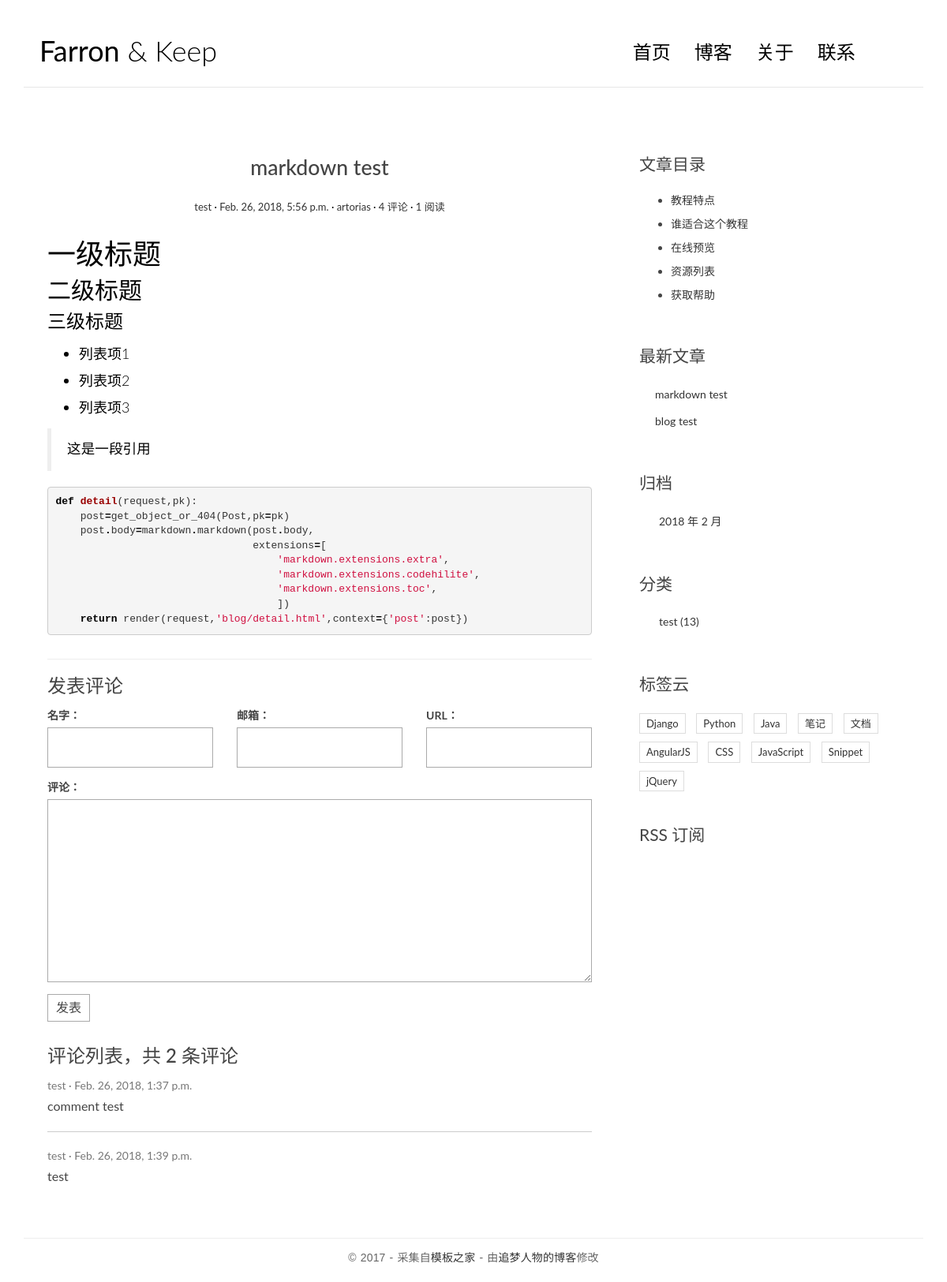
Screenshot of /post/3/ with the database file from the repository.
### blog/models.py (models this page shows, shortened)
@python_2_unicode_compatible
class Post(models.Model):
    title=models.CharField(max_length=70)
    body=models.TextField()
    created_time=models.DateTimeField()
    modified_time=models.DateTimeField()
    excert=models.CharField(max_length=200,blank=True)
    category=models.ForeignKey(Category)
    tags=models.ManyToManyField(Tag,blank=True)
    author=models.ForeignKey(User)
    views=models.PositiveIntegerField(default=0)
    def increase_views(self):
        self.views+=1
        self.save(update_fields=['views'])
    def get_absolute_url(self):
        return reverse('blog:detail',kwargs={'pk':self.pk})
    class Meta:
        ordering=['-created_time','title']

class Category(models.Model):
    name=models.CharField(max_length=100)

### comments/models.py (models this page shows, shortened)
@python_2_unicode_compatible
class Comment(models.Model):
    name = models.CharField(max_length=100)
    email = models.EmailField(max_length=255,blank=True)
    url = models.URLField(blank=True)
    text = models.TextField()
    created_time = models.DateTimeField(auto_now_add=True)
    post = models.ForeignKey('blog.Post')

### blog/views.py (the view)
# urls.py: url(r'^post/(?P<pk>[0-9]+)/$',views.detail,name='detail'),
def detail(request,pk):
    post=get_object_or_404(Post,pk=pk)
    post.increase_views()
    post.body=markdown.markdown(post.body,
                                extensions=[
                                    'markdown.extensions.extra',
                                    'markdown.extensions.codehilite',
                                    'markdown.extensions.toc',
                                    ])
    form=CommentForm()
    comment_list=post.comment_set.all()
    context={'post':post,
             'form':form,
             'comment_list':comment_list
             }
    return render(request,'blog/detail.html',context=context)

### comments/forms.py
class CommentForm(forms.ModelForm):
    class Meta:
        model=Comment
        fields=['name','email','url','text']

### blog/templatetags/blog_tags.py (called while the page is built)
@register.simple_tag
def get_recent_posts(num=5):
    return Post.objects.all().order_by('-created_time')[:num]

@register.simple_tag
def archives():
    return Post.objects.dates('created_time','month',order='DESC')

@register.simple_tag
def get_categories():
    return Category.objects.all()

### templates/blog/detail.html (shortened to what this page needs)
﻿{% extends 'base.html' %}
{% block main %}
    <article class="post post-{{ post.pk }}">
                    <header class="entry-header">
                        <h1 class="entry-title">{{ post.title }}</h1>
                        <div class="entry-meta">
                            <span class="post-category"><a href="#">{{ post.category.name }}</a></span>
                            <span class="post-date"><a href="#"><time class="entry-date"
                                                                      datetime="{{ post.created_time }}">{{ post.created_time }}</time></a></span>
                            <span class="post-author"><a href="#">{{ post.author }}</a></span>
                            <span class="comments-link"><a href="#">4 评论</a></span>
                            <span class="views-count"><a href="#">{{ post.views }} 阅读</a></span>
                        </div>
                    </header>
                    <div class="entry-content clearfix">
                        {{ post.body|safe }}
                    </div>
                </article>
    <section class="comment-area" id="comment-area">
                    <hr>
                    <h3>发表评论</h3>
                    <form action="{% url 'comments:post_comment' post.pk %}" method="post" class="comment-form">
                          <div class="row">
                            <div class="col-md-4">
                              <label for="{{ form.name.id_for_label }}">名字：</label>
                              {{ form.name }}
                            </div>
                            <div class="col-md-4">
                              <label for="{{ form.email.id_for_label }}">邮箱：</label>
                              {{ form.email }}
                            </div>
                            <div class="col-md-4">
                              <label for="{{ form.url.id_for_label }}">URL：</label>
                              {{ form.url }}
                            </div>
                            <div class="col-md-12">
                              <label for="{{ form.text.id_for_label }}">评论：</label>
                              {{ form.text }}
                              <button type="submit" class="comment-btn">发表</button>
                            </div>
                          </div>
                    </form>
                    <div class="comment-list-panel">
                        <h3>评论列表，共 <span>{{ post.comment_set.count }}</span> 条评论</h3>
                        <ul class="comment-list list-unstyled">
                          {% for comment in comment_list %}
                          <li class="comment-item">
                            <span class="nickname">{{ comment.name }}</span>
                            <time class="submit-date">{{ comment.created_time }}</time>
                            <div class="text">
                              {{ comment.text }}
                            </div>
                          </li>
                          {% empty %}
                          暂无评论
                          {% endfor %}
                        </ul>
                    </div>
                </section>
{% endblock main %}
{% block toc %}
    <div class="widget widget-content">
                    <h3 class="widget-title">文章目录</h3>
                    <ul>
                        <li>
                            <a href="#">教程特点</a>
                        </li>
                        <li>
                            <a href="#">谁适合这个教程</a>
                        </li>
                        <li>
                            <a href="#">在线预览</a>
                        </li>
                        <li>
                            <a href="#">资源列表</a>
                        </li>
                        <li>
                            <a href="#">获取帮助</a>
                        </li>
                    </ul>
                </div>
{% endblock toc %}

### templates/base.html (shortened to what this page needs)
﻿{% load staticfiles %}
{% load blog_tags %}
<!DOCTYPE html>
<html>
<head>
    <link rel="stylesheet" href="http://code.ionicframework.com/ionicons/2.0.1/css/ionicons.min.css">
    <link href="https://cdn.bootcss.com/bootstrap/3.3.7/css/bootstrap.min.css" rel="stylesheet">
    <link rel="stylesheet" href="{% static 'blog/css/pace.css' %}">
    <link rel="stylesheet" href="{% static 'blog/css/custom.css' %}">
    <link rel="stylesheet" href="{% static 'blog/css/highlights/github.css' %}">
</head>
<body>
<div class="container">
    <header id="site-header">
        <div class="row">
            <div class="col-md-4 col-sm-5 col-xs-8">
                <div class="logo">
                    <h1><a href="{% url 'blog:index' %}"><b>Farron</b> &amp; Keep</a></h1>
                </div>
            </div>
            <div class="col-md-8 col-sm-7 col-xs-4">
                <nav class="main-nav" role="navigation">
                    <div class="collapse navbar-collapse" id="bs-example-navbar-collapse-1">
                        <ul class="nav navbar-nav navbar-right">
                            <li class="cl-effect-11"><a href="{% url 'blog:index' %}" data-hover="首页">首页</a></li>
                            <li class="cl-effect-11"><a href="full-width.html" data-hover="博客">博客</a></li>
                            <li class="cl-effect-11"><a href="about.html" data-hover="关于">关于</a></li>
                            <li class="cl-effect-11"><a href="contact.html" data-hover="联系">联系</a></li>
                        </ul>
                    </div>
                </nav>
            </div>
        </div>
    </header>
</div>
<div class="content-body">
    <div class="container">
        <div class="row">
            <main class="col-md-8">
                {% block main %}
                {% endblock main %}
            </main>
            <aside class="col-md-4">
                {% block toc %}
                {% endblock toc %}
                <div class="widget widget-recent-posts">
                    <h3 class="widget-title">最新文章</h3>
                    {% get_recent_posts as recent_post_list %}
                    <ul>
                        {% for post in recent_post_list %}
                        <li>
                            <a href="{{ post.get_absolute_url }}">{{ post.title }}</a>
                        </li>
                        {% empty %}
                        暂无文章！
                        {% endfor %}
                    </ul>
                </div>
                <div class="widget widget-archives">
                    <h3 class="widget-title">归档</h3>
                    {% archives as date_list %}
                    <ul>
                        {% for date in date_list %}
                        <li>
                            <a href="{% url 'blog:archives' date.year date.month %}">{{ date.year }} 年 {{ date.month }} 月</a>
                        </li>
                        {% empty %}
                        暂无归档！
                        {% endfor %}
                    </ul>
                </div>
                <div class="widget widget-category">
                    <h3 class="widget-title">分类</h3>
                    {% get_categories as category_list %}
                    <ul>
                        {% for category in category_list %}
                        <li>
                            <a href="{% url 'blog:category' category.pk %}">{{ category.name }} <span class="post-count">(13)</span></a>
                        </li>
                        {% empty %}
                        暂无分类！
                        {% endfor %}
                    </ul>
                </div>
                <div class="widget widget-tag-cloud">
                    <h3 class="widget-title">标签云</h3>
                    <ul>
                        <li>
                            <a href="#">Django</a>
                        </li>
                        <li>
                            <a href="#">Python</a>
                        </li>
                        <li>
                            <a href="#">Java</a>
                        </li>
                        <li>
                            <a href="#">笔记</a>
                        </li>
                        <li>
                            <a href="#">文档</a>
                        </li>
                        <li>
                            <a href="#">AngularJS</a>
                        </li>
                        <li>
                            <a href="#">CSS</a>
                        </li>
                        <li>
                            <a href="#">JavaScript</a>
                        </li>
                        <li>
                            <a href="#">Snippet</a>
                        </li>
                        <li>
                            <a href="#">jQuery</a>
                        </li>
                    </ul>
                </div>
                <div class="rss">
                    <a href=""> RSS 订阅</a>
                </div>
            </aside>
        </div>
    </div>
</div>
<footer id="site-footer">
    <div class="container">
        <div class="row">
            <div class="col-md-12">
                <p class="copyright">&copy 2017 - 采集自<a href="http://www.cssmoban.com/"
                                                        target="_blank" title="模板之家">模板之家</a>
                    - 由<a href="http://zmrenwu.com/" title="网页模板" target="_blank">追梦人物的博客</a>修改
                </p>
            </div>
        </div>
    </div>
</footer>
</body>
</html>

### blog/static/blog/css/custom.css (style rules this page uses)
* { outline: none; }
h1, h2, h3, h4, h5, h6 { margin-top: 0; }
b { font-weight: 400; }
a { color: #333; }
body { color: #444; font-family: 'Lato', sans-serif; }
p { font-family: 'Ubuntu', sans-serif; font-weight: 400; word-spacing: 1px; letter-spacing: 0.01em; }
#site-header { background-color: #FFF; padding: 25px 20px; margin-bottom: 40px; border-bottom: 1px solid #e7e7e7; }
.logo h1 a { color: #000; }
.logo h1 { margin: 0; font-family: 'Lato', sans-serif; font-weight: 300; }
.main-nav { margin-top: 11px; max-width: 95%; }
.main-nav a { color: #000000 !important; padding: 0 0 5px 0 !important; margin-right: 30px; font-family: 'Lato', sans-serif; font-weight: 300; font-size: 24px; }
.cl-effect-11 a { padding: 10px 0; color: #0972b4; text-shadow: none; }
.cl-effect-11 a::before { position: absolute; top: 0; left: 0; overflow: hidden; padding: 0 0 5px 0 !important; max-width: 0; border-bottom: 1px solid #000; color: #000; content: attr(data-hover); white-space: nowrap; -webkit-transition: max-width 0.5s; -moz-transition: max-width 0.5s; transition: max-width 0.5s; }
.content-body { padding-bottom: 4em; }
.post { background: #fff; padding: 30px 30px 0; }
.entry-title { text-align: center; font-size: 1.9em; margin-bottom: 20px; line-height: 1.6; padding: 10px 20px 0; }
.entry-meta { text-align: center; color: #DDDDDD; font-size: 13px; margin-bottom: 30px; }
.entry-content { font-size: 18px; line-height: 1.9; font-weight: 300; color: #000; }
.post-category::after, .post-date::after, .post-author::after, .comments-link::after { content: ' ·'; color: #000; }
.widget { background: #fff; padding: 30px 0 0; }
.widget-title { font-size: 1.5em; margin-bottom: 20px; line-height: 1.6; padding: 10px 0 0; font-weight: 400; }
.widget-recent-posts ul { padding: 0; margin: 0; padding-left: 20px; }
.widget-recent-posts ul li { list-style-type: none; position: relative; line-height: 170%; margin-bottom: 10px; }
.widget-recent-posts ul li::before { content: '\f3d3'; font-family: "Ionicons"; position: absolute; left: -17px; top: 3px; font-size: 16px; color: #000; }
.widget-archives ul { padding: 0; margin: 0; padding-left: 25px; }
.widget-archives ul li { list-style-type: none; position: relative; line-height: 170%; margin-bottom: 10px; }
.widget-archives ul li::before { content: '\f3f3'; font-family: "Ionicons"; position: absolute; left: -25px; top: 1px; font-size: 16px; color: #000; }
.widget-category ul { padding: 0; margin: 0; padding-left: 25px; }
.widget-category ul li { list-style-type: none; position: relative; line-height: 170%; margin-bottom: 10px; }
.widget-category ul li::before { content: '\f3fe'; font-family: "Ionicons"; position: absolute; left: -25px; top: 1px; font-size: 18px; color: #000; }
.widget-tag-cloud ul { padding: 0; margin: 0; margin-right: -10px; }
.widget-tag-cloud ul li { list-style-type: none; font-size: 13px; display: inline-block; margin-right: 10px; margin-bottom: 10px; padding: 3px 8px; border: 1px solid #ddd; }
.widget-content ul li { margin-bottom: 10px; }
.rss { font-size: 21px; margin-top: 30px; }
.rss a { color: #444; }
#site-footer { padding-top: 10px; padding: 0 0 1.5em 0; }
.copyright { text-align: center; padding-top: 1em; margin: 0; border-top: 1px solid #eee; color: #666; }
.contact-form input, .comment-form input { border: 1px solid #aaa; margin-bottom: 15px; width: 100%; padding: 15px 15px; font-size: 16px; line-height: 100%; transition: 0.4s border-color linear; }
.contact-form textarea, .comment-form textarea { border: 1px solid #aaa; margin-bottom: 15px; width: 100%; padding: 15px 15px; font-size: 16px; line-height: 20px !important; min-height: 183px; transition: 0.4s border-color linear; }
.comment-area { padding: 0 30px 0; }
.comment-form { margin-top: 15px; }
.comment-form .comment-btn { background-color: #fff; border: 1px solid #aaa; font-size: 16px; padding: 5px 10px; }
.comment-list-panel { margin-top: 30px; }
.comment-list { margin-top: 15px; }
.comment-item:not(:last-child) { border-bottom: 1px #ccc solid; margin-bottom: 20px; padding-bottom: 20px; }
.comment-item .nickname, .comment-item .submit-date { color: #777; font-size: 14px; }
.comment-item .nickname:after { content: ' ·'; }
.comment-item .text { padding-top: 5px; font-size: 16px; }

### blog/static/blog/css/highlights/github.css (style rules this page uses)
.codehilite .k { color: #000000; font-weight: bold }
.codehilite .o { color: #000000; font-weight: bold }
.codehilite .nf { color: #990000; font-weight: bold }
.codehilite .w { color: #bbbbbb }
.codehilite .s1 { color: #d01040 }

### rows the page displays
Post: title "markdown test", category.name "test", created_time "Feb. 26, 2018, 5:56 p.m.", author "artorias", views "1", body "一级标题 二级标题 三级标题 列表项1 列表项2 列表项3 这是一段引用 def detail ( request , pk ): post = get_object_or_404 ( Post , pk = pk ) post . body = markdown . markdown ( post . body , extensions = [ 'markdown.extensions.extra' , 'markdown.extensions.codehilite' , 'markdown.extensions.toc' , ]) return render ( request , 'blog/detail.html' , context = { 'post' : post })", comment_set.count "2"
Comment: name "test", created_time "Feb. 26, 2018, 1:37 p.m.", text "comment test"
Comment: name "test", created_time "Feb. 26, 2018, 1:39 p.m.", text "test"
Post: title "blog test"
Category: name "test"

### other values shown
{{ date.year }} "2018"
{{ date.month }} "2"
